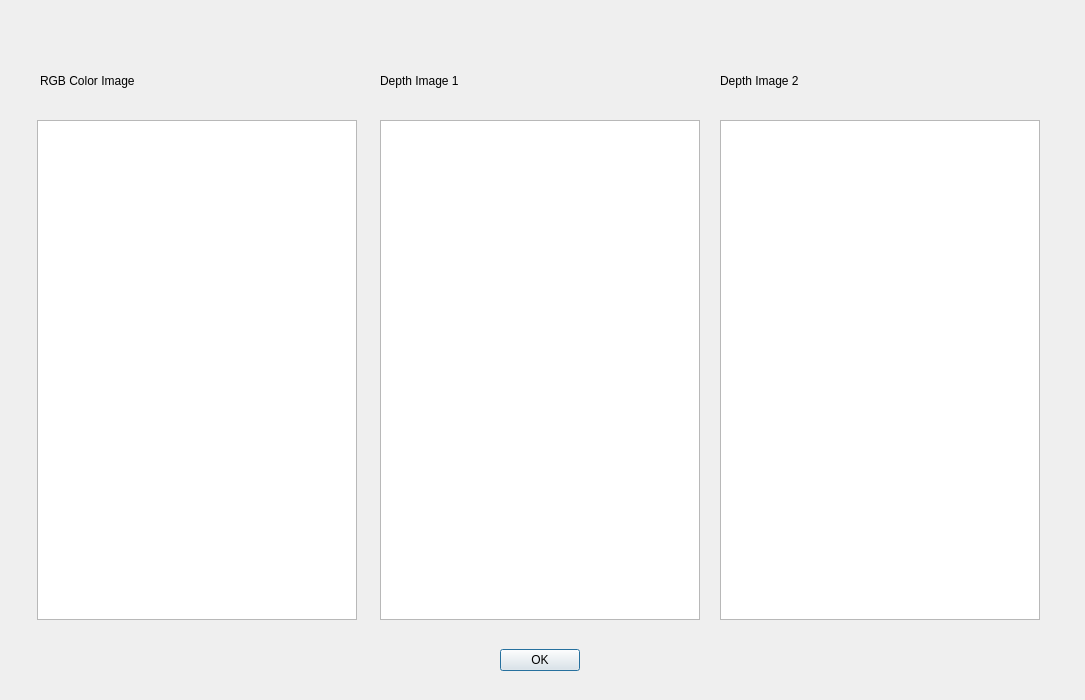
<?xml version="1.0" encoding="UTF-8"?>
<ui version="4.0">
 <class>ShowImagesDialogUI</class>
 <widget class="QDialog" name="ShowImagesDialogUI">
  <property name="geometry">
   <rect>
    <x>0</x>
    <y>0</y>
    <width>1085</width>
    <height>700</height>
   </rect>
  </property>
  <property name="windowTitle">
   <string>Dialog</string>
  </property>
  <widget class="QDialogButtonBox" name="buttonBox">
   <property name="geometry">
    <rect>
     <x>420</x>
     <y>640</y>
     <width>160</width>
     <height>40</height>
    </rect>
   </property>
   <property name="styleSheet">
    <string notr="true">font: 16pt &quot;MS Shell Dlg 2&quot;;</string>
   </property>
   <property name="standardButtons">
    <set>QDialogButtonBox::Ok</set>
   </property>
  </widget>
  <widget class="QGraphicsView" name="graphicsView_2">
   <property name="geometry">
    <rect>
     <x>380</x>
     <y>120</y>
     <width>320</width>
     <height>500</height>
    </rect>
   </property>
  </widget>
  <widget class="QGraphicsView" name="graphicsView">
   <property name="geometry">
    <rect>
     <x>37</x>
     <y>120</y>
     <width>320</width>
     <height>500</height>
    </rect>
   </property>
  </widget>
  <widget class="QGraphicsView" name="graphicsView_3">
   <property name="geometry">
    <rect>
     <x>720</x>
     <y>120</y>
     <width>320</width>
     <height>500</height>
    </rect>
   </property>
  </widget>
  <widget class="QLabel" name="label">
   <property name="geometry">
    <rect>
     <x>40</x>
     <y>60</y>
     <width>251</width>
     <height>41</height>
    </rect>
   </property>
   <property name="styleSheet">
    <string notr="true">font: 75 24pt &quot;MS Shell Dlg 2&quot;;</string>
   </property>
   <property name="text">
    <string>RGB Color Image</string>
   </property>
  </widget>
  <widget class="QLabel" name="label_2">
   <property name="geometry">
    <rect>
     <x>380</x>
     <y>60</y>
     <width>251</width>
     <height>41</height>
    </rect>
   </property>
   <property name="styleSheet">
    <string notr="true">font: 75 24pt &quot;MS Shell Dlg 2&quot;;</string>
   </property>
   <property name="text">
    <string>Depth Image 1</string>
   </property>
  </widget>
  <widget class="QLabel" name="label_3">
   <property name="geometry">
    <rect>
     <x>720</x>
     <y>60</y>
     <width>251</width>
     <height>41</height>
    </rect>
   </property>
   <property name="styleSheet">
    <string notr="true">font: 75 24pt &quot;MS Shell Dlg 2&quot;;</string>
   </property>
   <property name="text">
    <string>Depth Image 2</string>
   </property>
  </widget>
 </widget>
 <resources/>
 <connections/>
</ui>
